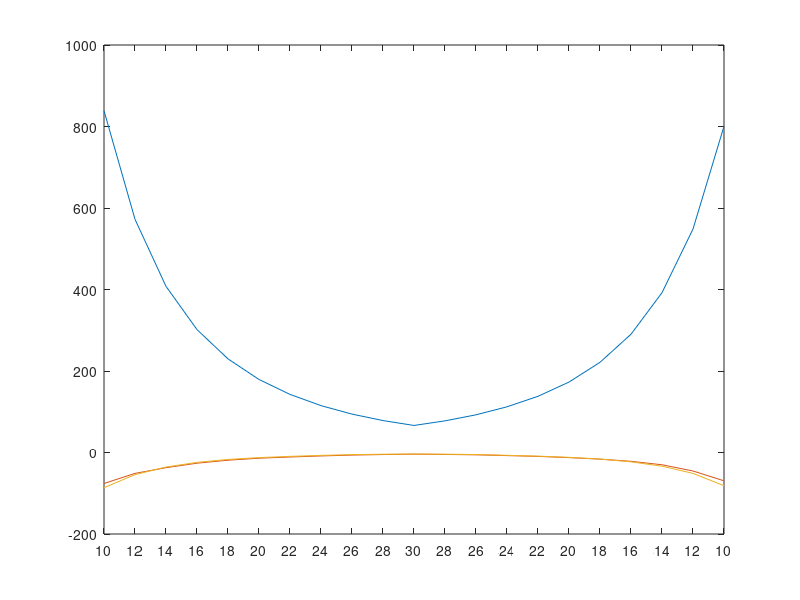

Reproduce this figure in MATLAB.
close all;
clear all;

%load the data and remove 0s 
load('script_1_forward_readings.mat','-mat');
forward_readings = magnetometer_data_averaged;
forward_readings = forward_readings(any(forward_readings,2),:);
load('script_1_backward_readings.mat','-mat');
backward_readings = magnetometer_data_averaged;
backward_readings = backward_readings(any(backward_readings,2),:);

%eliminate final reading on both vectors
backward_readings = backward_readings(1:21, :);
forward_readings = forward_readings(1:21, :);

%create distance vector
distance_1 = 10:2:30;
distance_2 = 28:-2:10;
distance = [distance_1, distance_2];


%subtract readings
magnetometer_readings = forward_readings - backward_readings;

%Bookkeeping crap for plot
distance_plot = distance;
midpoint = ceil(length(distance)/2);
distance_plot = [10:2:30 32:2:50];

figure;
plot(distance_plot,magnetometer_readings);
set(gca,'XTick',distance_plot,'XTickLabel',distance);

normMag = sqrt(sum(magnetometer_readings.^2,2));


